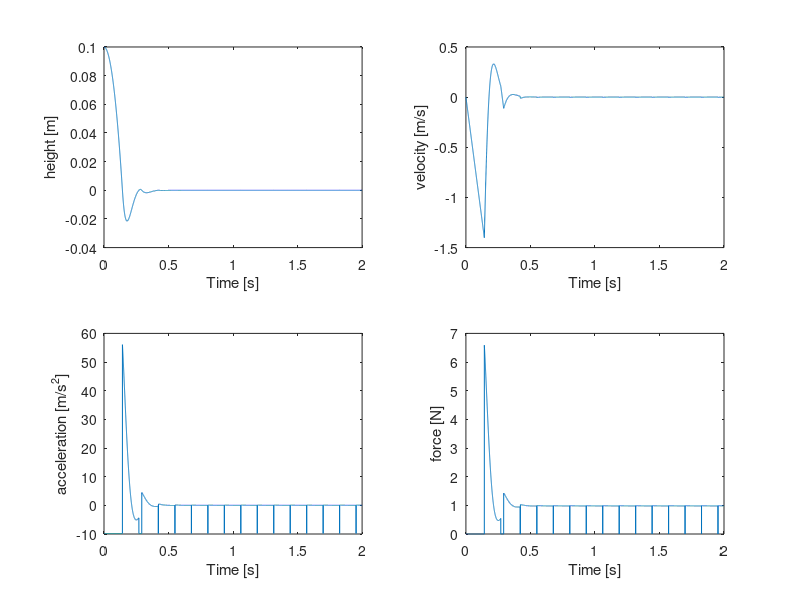
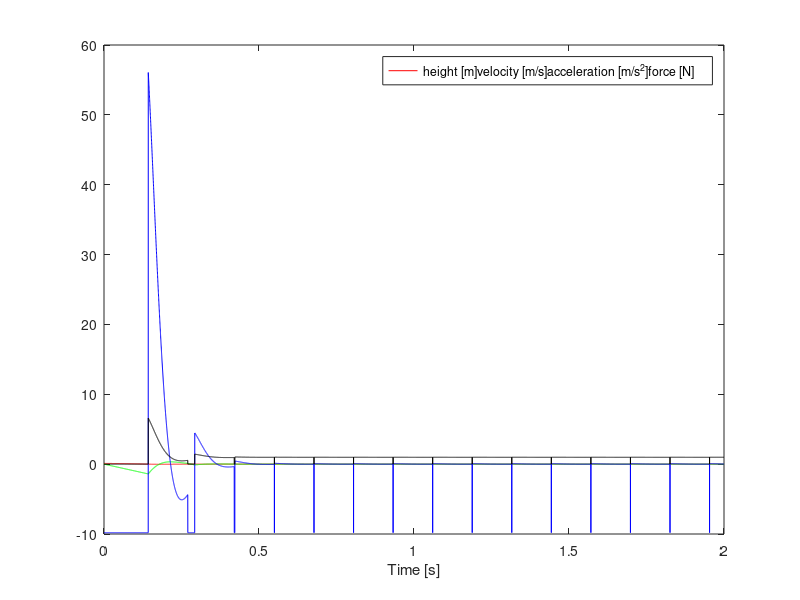

The MATLAB script that drew these images, in order:
clc;
clear;
close all;

%% simulation params
dt = 0.0002;          % time resolution [s]
T = 0 : dt : 2;
g = -9.81;          % [m/s2]

%% ball params
m1 = 0.1;    % [kg]
% Initial conditions
x1_0 = 0.1;  % [m]
v1_0 = 0;    % [m/s]
a1_0 = g;    % [m/s2]
% History
x1 = zeros(length(T), 1);    % [m]
v1 = zeros(length(T), 1);    % [m/s]
a1 = zeros(length(T), 1);    % [m/s2]
F1 = zeros(length(T), 1);    % contact force on the ball [N]

%% plane parmas
m2 = 50;    % [kg]
% Initial conditions
x2_0 = 0;   % [m]
v2_0 = 0;   % [m/s]
a2_0 = 0;   % [m/s2]
% History
x2 = zeros(length(T), 1);    % [m]
v2 = zeros(length(T), 1);    % [m/s]
a2 = zeros(length(T), 1);    % [m/s2]
F2 = zeros(length(T), 1);    % contact force on the hand [N]

%% Dynamic params
k = 100.5;   % contact stiffness [N/m]
b = 4;    % damping [Ns/m]

%% simulation
% Init
x1(1) = x1_0;
v1(1) = v1_0;
a1(1) = a1_0;

x2(1) = x2_0;
v2(1) = v2_0;
a2(1) = a2_0;

for ii = 1:length(T)
    
    if (ii > 1)
        x1(ii) = x1(ii-1) + v1(ii-1) * dt + a1(ii-1)/2 * dt^2;
        v1(ii) = v1(ii-1) + a1(ii-1) * dt;
    end
    
    if (x1(ii) > x2(ii))
        F1(ii) = 0;
    else 
        F1(ii) = k * (x2(ii) - x1(ii)) + b * (v2(ii) - v1(ii)) - m1 * g;
        F1(ii) = max(0, F1(ii));
%         F1(ii) = k * (x2(ii) - x1(ii));
    end
    
    a1(ii) = F1(ii) / m1 + g;
    
    

    
end

%% plot
figure(1);
subplot(2, 2, 1);
plot(T, x1);
xlabel("Time [s]");
ylabel("height [m]");

subplot(2, 2, 2);
plot(T, v1);
xlabel("Time [s]");
ylabel("velocity [m/s]");

subplot(2, 2, 3);
plot(T, a1);
xlabel("Time [s]");
ylabel("acceleration [m/s^{2}]");

subplot(2, 2, 4);
plot(T, F1);
xlabel("Time [s]");
ylabel("force [N]");

figure(2);

plot(T, x1, 'r');
hold on;
plot(T, v1, 'g');
hold on;
plot(T, a1, 'b');
hold on;
plot(T, F1, 'k');
xlabel("Time [s]");
legend(["height [m]", "velocity [m/s]", "acceleration [m/s^{2}]", "force [N]"])


